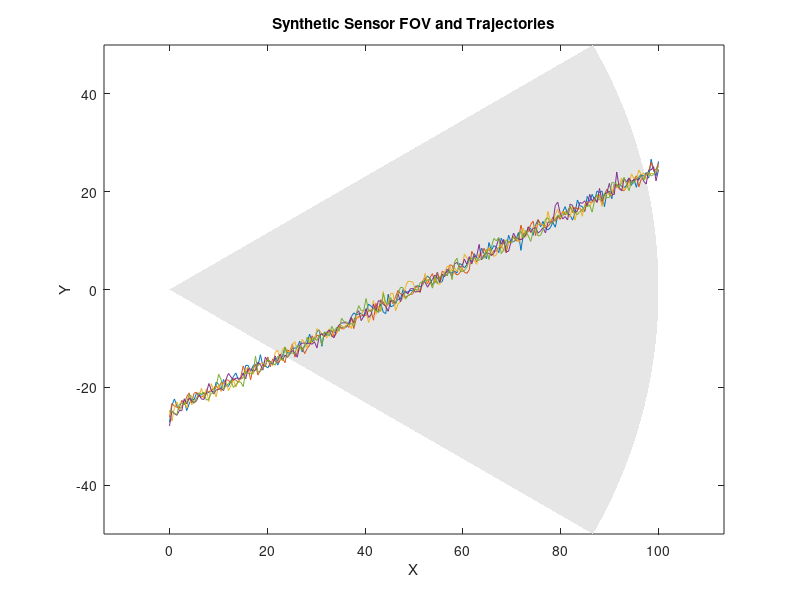

This figure's MATLAB source:
function run_demo()
% RUN_DEMO  FOV Visualization quickstart
% Attempts to call your FOV scripts; otherwise generates a synthetic demo.

close all; clc;
ensure_dir('results');

if exist('scripts/FOV_Trajectories.m','file')
    try
        run('scripts/FOV_Trajectories.m');
        % If your script generates a figure, save it:
        save_all_figs('results','fov_demo');
        disp('Saved figures from FOV_Trajectories.');
        return;
    catch ME
        warning('FOV_Trajectories failed: %s. Falling back to synthetic demo.', ME.message);
    end
end

% Synthetic demo: cone FOV and random trajectories
theta = linspace(-pi/6, pi/6, 100);
R = 100;
x_fov = [0, R*cos(theta), 0];
y_fov = [0, R*sin(theta), 0];

fig = figure;
fill(x_fov, y_fov, [0.9 0.9 0.9], 'EdgeColor','none'); hold on;
for k=1:5
    t = linspace(0,1,200)';
    x = R*t;
    y = 50*(t-0.5) + 10*randn(size(t))*0.1;
    plot(x,y);
end
axis equal; xlabel('X'); ylabel('Y'); title('Synthetic Sensor FOV and Trajectories');
saveas(fig, fullfile('results','fov_example.png'));
disp('Saved synthetic FOV example to results/fov_example.png');
end

function ensure_dir(p); if ~exist(p,'dir'), mkdir(p); end; end
function save_all_figs(outdir, prefix)
    figs = findall(0,'Type','figure');
    for i = 1:numel(figs)
        saveas(figs(i), fullfile(outdir, sprintf('%s_%02d.png', prefix, i)));
    end
end
